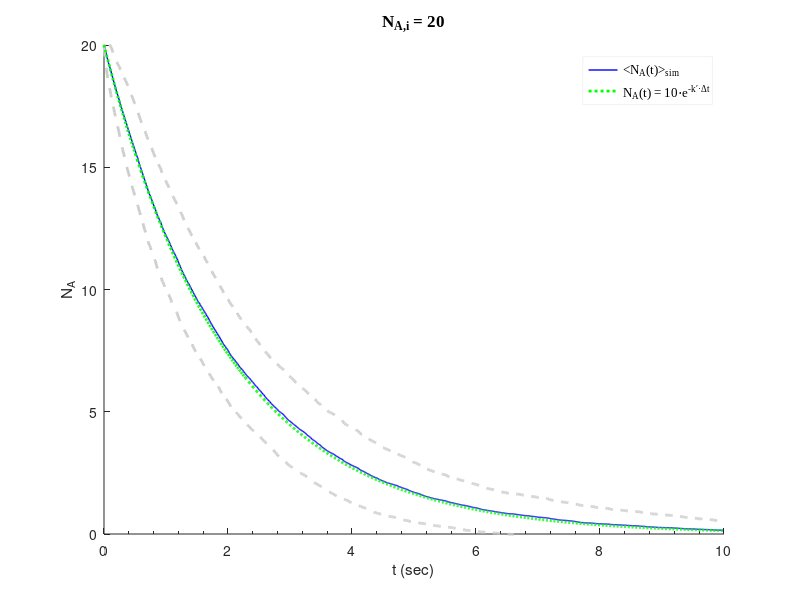
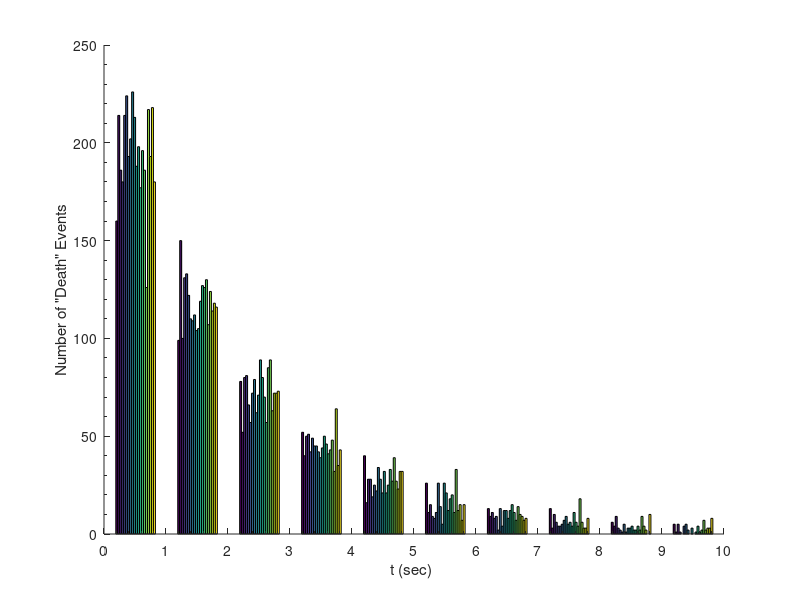

These figures' MATLAB source, in order:
%  A --> B  ; Simulating 1st order kinetics. Considering individual agents.
% *** Heterogeneous population of A ***
% Here, we assume normally distributed k values of the A population.

% Author: Alex Plakantonakis,   Copyright (c) 2019-2024.           License: GNU GPLv3

clear; clc;             tic
rng(0);

% Assume constant time step increment (sec)
dt = 0.01;
totalTime = 10;         % Simulation time (sec)
t_steps = totalTime / dt;

reps = 500;              % Number of times to repeat experiment
% k_calc = zeros(size(dt_array,2),n);
S = zeros(reps,t_steps);

agents = 20;            % Population size (should be divisible by # of subspecies)

extt = zeros(reps, agents);     % To monitor extinction time of agents

% ****** Set population's k values ************
% Normally-distributed k values across population 
% with mean = ko and standard deviation = sigma.
ko = 0.5;                           sigma = 0.1;
repeat = 1;
while repeat == 1
    k = ko + sigma * randn(1,agents);  
    negk = find(k<=0);
    if isempty(negk)==1             % Ensure there are no negative k values
        repeat = 0;
    end
end
% # of subspecies = # of agents
% *********************************************

% Time-independent probability for a given agent
P = 1 - exp(-k .* dt);                  % P from integrated rate law
% P = k .* dt;                            % P from differential rate law

for n = 1:reps

    A = ones(2,agents);     % Only 2 rows because of Markov property      
    S(n,1) = agents;
    time = zeros(1,t_steps);
    
    for t = 1:t_steps
        tempAa = find(A(1,:)==1);       % find "alive" A agents
        
        for i = 1:size(tempAa,2)
            if rand < P(tempAa(i))              % ** check probability condition **
                A(2,tempAa(i)) = 0;            % agent dies
                extt(n,tempAa(i)) = time(t)+dt;
            end             % 'if rand' statement
        end                 % 'for i' loop
        
        S(n,t+1) = sum(A(2,:));
        
        A(1,:) = A(2,:);
        time(t+1) = time(t) + dt;
    end                     % 'for t' loop
end                         % 'for n' loop

avg = mean(S);                          sdev = std(S);

% Calculate theoretical curves
t = 0:dt:totalTime;                     y_theory = agents*exp(- ko * t);

% Remove zeros from extt (zeros represent agents that didn't die with totalTime)
for z=1:agents
    extt_zeros = find(extt(:,z)==0);
    for a = 1:size(extt_zeros,1)
        extt(extt_zeros(a),z) = NaN;
    end
end
%% Plot results
figure;
p1 = plot(time,avg,'b','LineWidth',1);           hold on;
p2 = plot(time,avg+sdev,'LineStyle','--','Color',[0.8 0.8 0.8],'LineWidth',2);
p3 = plot(time,avg-sdev,'LineStyle','--','Color',[0.8 0.8 0.8],'LineWidth',2);
p4 = plot(t,y_theory,':g','LineWidth',2);

set(gca,'XMinorTick','on','Box','off');
title(['N_{A,i} = ' num2str(agents)],'FontName','Times New Roman','FontSize',12);
axis([0 10 0 agents]);
xlabel('t (sec)');                      ylabel('N_A');

leg0 = legend([p1 p4],'<N_A(t)>_{sim}','N_A(t) = 10\cdote^{-k\prime\cdot\Deltat}');
set(leg0,'FontName','Times New Roman','FontSize',9,...
    'EdgeColor',[0.95 0.95 0.95],'Location','NorthEast');       

% hgsave(['o1_TCdev_A=' num2str(agents) '.fig']);
%% Plot Extinction time distribution for each agent
figure;
hist(extt(:,:));           % Choose agents to compare in column entry
set(gca,'XTick',[0 1 2 3 4 5 6 7 8 9 10],...
    'XMinorTick','on','YMinorTick','on','Box','off');
xlabel('t (sec) ');             ylabel('Number of "Death" Events');
%% Finish
clear a z n i;
% save(['o1_A=' num2str(agents) '.mat']);
toc